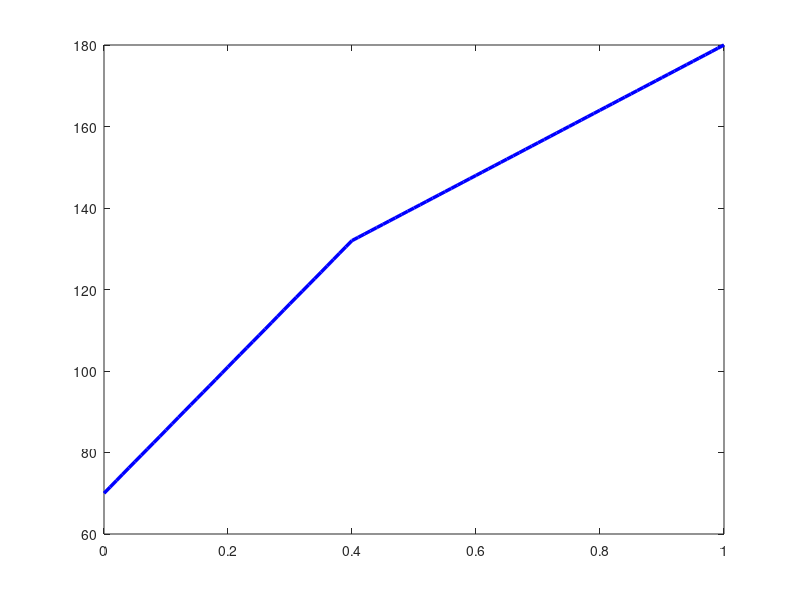

Write the MATLAB code that produced this figure. (Note: this script raises an error after producing the figure.)
clear; clc; close all;
%% 1. Runner and Environmental Constants
mass_runner = 75;                  % (kg)
Constant_Velocity = 1.5;           % (m/s)
theta = 0;                         % (degrees) of incline
aerodynamic_drag_coefficient = 0.9;
frontal_surface_area = 0.65;       % (m^2)
air_density = 1.2;                 % (kg/m^3)
gravitational_acceleration = 9.81; % (m/s^2)
mechanical_efficiency = 0.22;      % (%)
power_baseline = 80;               % (Watts)
power_max = 1200;                  % (Watts)
C_rr = 0.0245;                     % Locomotion resistance coefficient
%% 2. Operating Point Calculation (Current Run)
f_ground = C_rr * mass_runner * gravitational_acceleration * cosd(theta);
resistive_force = (mass_runner * gravitational_acceleration * sind(theta)) + ...
    f_ground + ...
    0.5 * air_density * aerodynamic_drag_coefficient * frontal_surface_area * (Constant_Velocity^2); %(N)
mechanical_power = resistive_force * Constant_Velocity; %(Nm/s) or (Watts)
power_metabolic = power_baseline + (mechanical_power / mechanical_efficiency);
% Sympathetic stimulation operating point
sympathetic_stimulation = (power_metabolic - power_baseline) / (power_max - power_baseline);
sympathetic_stimulation = max(0, min(1, sympathetic_stimulation));
%% 3. Autonomic Response Model Parameters
intrinsic_rate = 100;                 % Intrinsic pacemaker rate (bpm)
parasympathetic_inhibition_rest = 30; % Resting vagal tone (bpm)
sympathetic_sensitivity = 80;         % Pure sympathetic slope (bpm per unit S)
% Operating point heart rate
parasympathetic_inhibition = parasympathetic_inhibition_rest * max(0, 1 - (sympathetic_stimulation / 0.4));
heart_rate = intrinsic_rate + (sympathetic_sensitivity * sympathetic_stimulation) - parasympathetic_inhibition;
%% 4. Vectorized Simulation (0 to 1 Sympathetic Drive)
sympathetic_stimulation_vector = linspace(0, 1, 101);
% Vagal tone drops linearly to 0 at 0.4 and clamps at 0 for values >= 0.4
parasympathetic_inhibition_vector = parasympathetic_inhibition_rest * max(0, 1 - (sympathetic_stimulation_vector ./ 0.4));
% Resulting dual-slope heart rate vector
heart_rate_vector = intrinsic_rate + (sympathetic_sensitivity .* sympathetic_stimulation_vector) - parasympathetic_inhibition_vector;
%% 5. Plotting
figure('Color', 'w', 'Position', [150, 150, 850, 600]);
% Main heart rate curve
plot(sympathetic_stimulation_vector, heart_rate_vector, 'b-', 'LineWidth', 2.5, 'DisplayName', 'Heart Rate Response'); 
hold on;
% Threshold line at S = 0.4 (complete vagal withdrawal)
xline(0.4, 'k--', 'LineWidth', 1.2, 'DisplayName', 'Complete Vagal Withdrawal (S = 0.4)');
% Labels and Styling
grid on;
box on;
xlabel('Sympathetic Stimulation (S)', 'FontSize', 12, 'FontWeight', 'bold');
ylabel('Heart Rate (bpm)', 'FontSize', 12, 'FontWeight', 'bold');
title('Heart Rate Regulation: Dual Autonomic Control (Project 1b)', 'FontSize', 14);
legend('Location', 'northwest', 'FontSize', 10);
xlim([0, 1]);
ylim([60, 195]);
